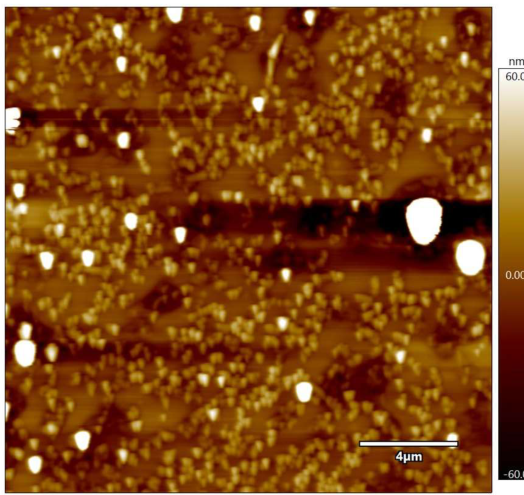
#> input picture public/analysis/AORL57/page-12-panel-1.png, 524 x 495 px
$ python -i process-slides.py   (imports and definitions only)
#> lines starting #> are read from the running program, lines starting #| are printed output that depends on the picture; after the words box and inside, x2 and y2 are one past the last pixel; in counts of white or black regions, pixels touching at a corner belong together
"""
Process slide deck images: rotate 90 CW and crop individual panels.

Slide layout (after 90 CW rotation to landscape 2200x1700):
- Title bar at top: "PFM/XRD Data: AORLXX (5%@LBFO/DSO)"
- Orange separator line below title
- Berkeley bar at bottom
- Content panels in center

6-panel pages (2, 4, 5, 7, 9, 11, 12, 13, 14):
  Layout: 2 rows x 3 columns
  Col 1: AFM Topography | Col 2: PFM Amplitude | Col 3: PFM Phase
  Row 1: large scan size | Row 2: zoomed scan size

3-panel pages (3, 6, 8):
  Layout: 1 row x 3 columns
  Col 1: AFM Topography | Col 2: PFM Amplitude | Col 3: PFM Phase

XRD page (10): single theta-2theta plot
"""

import os
from PIL import Image

SRC_DIR = r"c:\Dev\pldtracker\public\analysis-slides"
OUT_DIR = r"c:\Dev\pldtracker\public\analysis"

PAGE_MAP = {
    2: "AORL45", 3: "AORL45",
    4: "AORL46",
    5: "AORL47", 6: "AORL47",
    7: "AORL48",
    8: "AORL49",
    9: "AORL55", 10: "AORL55",
    11: "AORL56",
    12: "AORL57",
    13: "PGRL419",
    14: "AORL58",
}

SIX_PANEL_PAGES = {2, 4, 5, 7, 9, 11, 12, 13, 14}
THREE_PANEL_PAGES = {3, 6, 8}
XRD_PAGES = {10}

# Labels for 2-row x 3-col grid (row-major: row0 left-to-right, then row1)
SIX_PANEL_LABELS = [
    ("AFM Topography", "AFM"),
    ("PFM Amplitude", "PFM"),
    ("PFM Phase", "PFM"),
    ("AFM Topography (zoomed)", "AFM"),
    ("PFM Amplitude (zoomed)", "PFM"),
    ("PFM Phase (zoomed)", "PFM"),
]

THREE_PANEL_LABELS = [
    ("AFM Topography", "AFM"),
    ("PFM Amplitude", "PFM"),
    ("PFM Phase", "PFM"),
]


def rotate_image(src_path):
    img = Image.open(src_path)
    return img.rotate(-90, expand=True)


def auto_trim(img, bg_threshold=245, min_margin=4):
    """Trim whitespace around content. Keeps a small margin."""
    import numpy as np
    arr = np.array(img.convert("RGB"))
    # Mask: pixel is "content" if any channel < threshold
    mask = np.any(arr < bg_threshold, axis=2)
    rows = np.any(mask, axis=1)
    cols = np.any(mask, axis=0)
    if not rows.any() or not cols.any():
        return img
    rmin, rmax = np.where(rows)[0][[0, -1]]
    cmin, cmax = np.where(cols)[0][[0, -1]]
    # Add margin
    h, w = arr.shape[:2]
    rmin = max(0, rmin - min_margin)
    rmax = min(h - 1, rmax + min_margin)
    cmin = max(0, cmin - min_margin)
    cmax = min(w - 1, cmax + min_margin)
    return img.crop((cmin, rmin, cmax + 1, rmax + 1))


def crop_panels_6(img):
    """Crop 6 panels from 2-row x 3-col layout using explicit boundaries."""
    w, h = img.size  # ~2200 x 1700

    # Pixel-calibrated boundaries for Berkeley PFM slide template (2200x1700).
    # Measured from AORL55 page-9 rotated image.
    # Title at top (~y=90), orange line (~y=180), Berkeley bar at bottom (~y=1357).
    # No right sidebar — Berkeley bar is horizontal at bottom.
    col_bounds = [
        (0.007, 0.252),  # Col 0: AFM topography + colorbar (x=15-555)
        (0.264, 0.511),  # Col 1: PFM amplitude + colorbar (x=580-1125)
        (0.520, 0.764),  # Col 2: PFM phase + colorbar (x=1145-1680)
    ]
    row_bounds = [
        (0.112, 0.424),  # Row 0: large scan (y=190-720)
        (0.435, 0.791),  # Row 1: zoomed scan (y=740-1345)
    ]

    panels = []
    for ri, (ry1, ry2) in enumerate(row_bounds):
        for ci, (cx1, cx2) in enumerate(col_bounds):
            x1 = int(w * cx1)
            y1 = int(h * ry1)
            x2 = int(w * cx2)
            y2 = int(h * ry2)
            panel = auto_trim(img.crop((x1, y1, x2, y2)))
            idx = ri * 3 + ci
            label, atype = SIX_PANEL_LABELS[idx]
            panels.append((panel, label, atype))

    return panels


# [111 lines left out: functions crop_panels_3, process_page, main, not called in this run]


# [2 lines not run here, left out]

>>> from PIL import Image
>>> picture = Image.open('../public/analysis/AORL57/page-12-panel-1.png')
#> picture is the input picture: PIL image 524x495 RGB; mean R, G, B 129, 72.2, 25
>>> result = crop_panels_6(picture)
#> the loop in crop_panels_6, `for ri, (ry1, ry2) in enumerate(row_bounds):` made 2 passes
#> pass 1, in auto_trim, `arr = np.array(img.convert("RGB"))`:
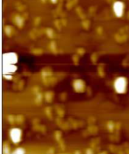
#> arr: shape (154, 129, 3); mean R, G, B 126.1, 65.9, 17.9
#> pass 1, in auto_trim, `mask = np.any(arr < bg_threshold, axis=2)`:
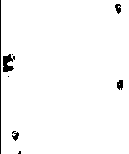
#> mask: shape (154, 129) bool; 97.8% white; 8 black regions (3 under 20 px), largest, box (x1, y1, x2, y2) and area: (0, 0, 1, 154) 154, (3, 54, 15, 72) 137, (117, 80, 123, 90) 48, (115, 4, 121, 14) 41, (12, 131, 19, 141) 40
#> pass 1, in auto_trim (call 2), `arr = np.array(img.convert("RGB"))`:
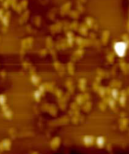
#> arr: shape (154, 129, 3); mean R, G, B 123.9, 59.7, 7.1
#> pass 1, in auto_trim (call 2), `mask = np.any(arr < bg_threshold, axis=2)`:
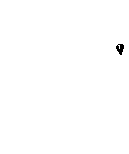
#> mask: shape (154, 129) bool; 99.7% white; 1 black region, box (x1, y1, x2, y2) and area: (116, 44, 124, 55) 56
#> after the loop in crop_panels_6, `for ri, (ry1, ry2) in enumerate(row_bounds):`: panels = 6 items
#> result = 6 items
